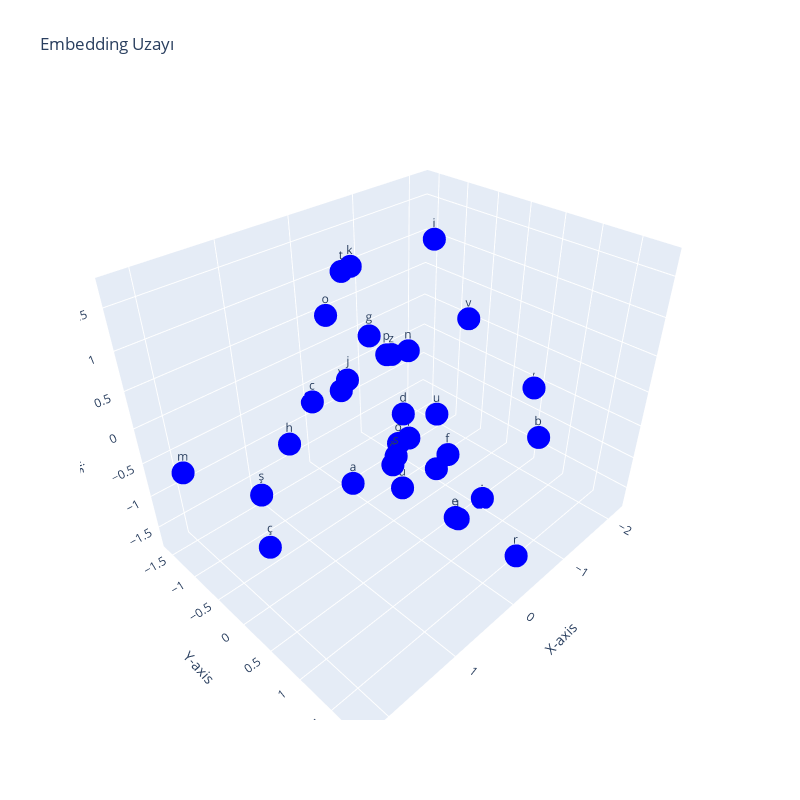

Notebook cell for this chart:
### Code cell
# Create an interactive visualization using plotly
import plotly.graph_objects as go
import numpy as np
import plotly.offline

# Get the weights from the token embedding layer
weights = model.token_embedding.weight.data.cpu().numpy()

# Get labels of the points from letters
labels = [letters[i] for i in range(32)]

# Create the data for the 3D scatter plot
data = [go.Scatter3d(
    x=weights[:, 0],
    y=weights[:, 1], 
    z=weights[:, 2],
    mode='markers+text',
    marker=dict(
        size=8,
        color='blue',
    ),
    text=labels,
    hoverinfo='text'
)]

# Create the layout
layout = go.Layout(
    scene = dict(
        xaxis_title='X-axis',
        yaxis_title='Y-axis',
        zaxis_title='Z-axis'
    ),
    width=800,
    height=800,
    showlegend=False,
    title="Embedding Uzayı"
)


# Create and render the plot
plot_figure = go.Figure(data=data, layout=layout)
plotly.offline.iplot(plot_figure)

### Figure 1 — Plotly figure (JSON) as saved in the notebook; plotly's stock layout.template omitted (floating-point values rounded to 4 significant figures)
{"data": [{"hoverinfo": "text", "marker": {"color": "blue", "size": 8}, "mode": "markers+text", "text": ["a", "b", "c", "ç", "d", "e", "f", "g", "ğ", "h", "ı", "i", "j", "k", "l", "m", "n", "o", "ö", "p", "r", "s", "ş", "t", "u", "ü", "v", "y", "z", " ", ".", ","], "type": "scatter3d", "x": [1.927, -2.106, -0.04307, 1.649, -0.7279, 0.7624, -0.4974, 1.078, 1.279, 1.335, -0.2516, -0.8712, 0.3189, -0.7746, -0.8798, 2.123, -0.9138, 0.5258, -0.814, 0.036, -0.09781, 1.384, 2.218, -0.1973, -0.1722, 0.4263, -2.206, -0.3387, 0.5362, 0.05164, -1.049, -0.8278], "y": [1.487, 0.6784, -1.605, -0.3925, -0.5594, 1.642, 0.4396, 0.8008, 1.296, -0.2316, 0.8599, -0.2234, -0.4245, -1.558, -0.6011, -1.235, -0.6581, -0.488, -0.736, -0.06348, 1.845, 1.445, 0.5232, -1.055, 0.5238, 0.575, -0.7508, -1.341, 0.5246, 0.744, 0.6039, 1.335], "z": [0.9007, -1.235, -0.7521, -1.404, -0.7688, -0.1596, -0.7581, 1.681, 0.6105, 0.04176, -1.385, 1.717, 0.3057, 0.9956, -1.274, -0.4879, 0.07802, 1.191, -1.403, 0.6756, -1.185, 0.8564, 0.3466, 1.278, 0.05662, -0.6417, 0.01087, -0.5854, 1.141, -0.4816, -1.722, 0.4835]}], "layout": {"height": 800, "scene": {"xaxis": {"title": {"text": "X-axis"}}, "yaxis": {"title": {"text": "Y-axis"}}, "zaxis": {"title": {"text": "Z-axis"}}}, "showlegend": false, "title": {"text": "Embedding Uzayı"}, "width": 800}}
